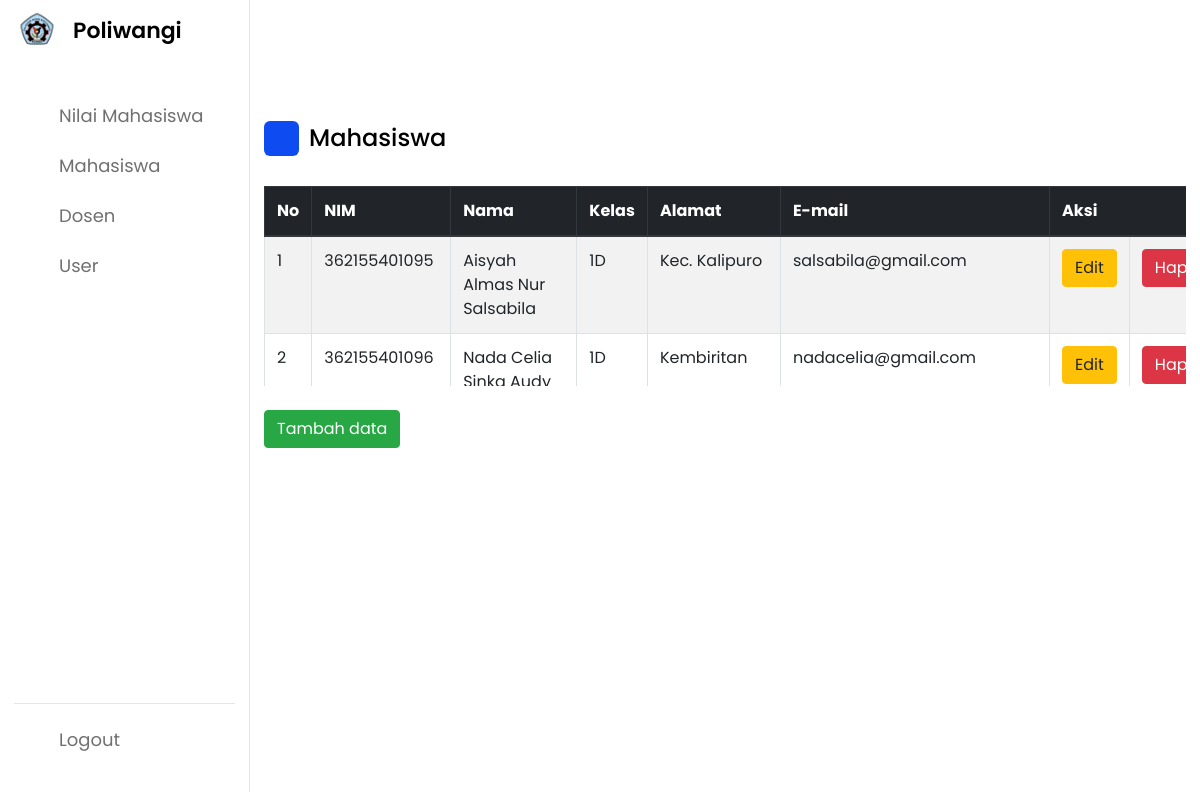
The page /mahasiswa.php on the database its author committed.
### tables this page shows
CREATE TABLE `tb_mahasiswa` (
  `Id` int(11) NOT NULL,
  `Nama_Mahasiswa` varchar(45) DEFAULT NULL,
  `NIM` varchar(45) DEFAULT NULL,
  `Kelas` varchar(45) DEFAULT NULL,
  `Email` varchar(45) DEFAULT NULL,
  `Alamat` varchar(45) DEFAULT NULL,
  `User_Id` int(11) DEFAULT NULL,
  `Anggota_Kelompok_Id` int(11) DEFAULT NULL
);

### objekmahasiswa.php (called while the page is built, shortened)
<?php
Class Mahasiswa {
    public function AmbilDataMahasiswa() {
        include ("koneksi.php");
        $query = "select * from tb_mahasiswa order by NIM asc ";
        $mysql = mysqli_query($koneksi,$query);
        return $mysql;
    }
}
?>

### mahasiswa.php (the view, shortened to what this page needs)
<?php
include ("objekmahasiswa.php");
$mahasiswa = new Mahasiswa();
?>
<!DOCTYPE html>
<html lang="en">
<head>
    <link rel="stylesheet" href="mahasiswa-style.css">
    <link rel="stylesheet" href="https://unicons.iconscout.com/release/v4.0.0/css/line.css">
    <link rel="stylesheet" href="https://cdn.jsdelivr.net/npm/bootstrap@4.0.0/dist/css/bootstrap.min.css">
</head>
<body>
    <nav>
        <div class="logo-name">
            <div class="logo-image">
                <img src="asset/poliwangi.png" alt="">
            </div>
            <span class="logo_name">Poliwangi</span>
        </div>
        <div class="menu-items">
            <ul class="nav-links">
                <li><a href="admin.php">
                        <i class="uil uil-file-graph"></i>
                        <span class="link-name">Nilai Mahasiswa</span>
                    </a></li>
                <li><a href="mahasiswa.php">
                        <i class="uil uil-book-reader"></i>
                        <span class="link-name">Mahasiswa</span>
                    </a></li>
                <li><a href="dosen.php">
                        <i class="uil uil-user-md"></i>
                        <span class="link-name">Dosen</span>
                    </a></li>
                <li><a href="user-plus.php">
                        <i class="uil uil-user-plus"></i>
                        <span class="link-name">User</span>
                    </a></li>
            </ul>
            <ul class="logout-mode">
                <li><a href="index.php">
                        <i class="uil uil-sign-out-alt"></i>
                        <span class="link-name">Logout</span>
                    </a></li>
                <li class="mode">
                    <div class="mode-toggle">
                    </div>
                </li>
            </ul>
        </div>
    </nav>
    <section class="dashboard">
        <div class="top">
        </div>
        <div class="dash-content">
            <div class="overview">
                <div class="title">
                    <i class="uil uil-book-reader"></i>
                    <span class="text">Mahasiswa</span>
                </div>
                <div class="table-wrapper-scroll-y my-custom-scrollbar" style="overflow-y:auto;">
                <table class="table table-bordered table-striped mb-0" border="1" >
                    <thead class="thead-dark">
                        <tr>
                            <th scope="col">No</th>
                            <th scope="col">NIM</th>
                            <th scope="col">Nama</th>
                            <th scope="col">Kelas</th>
                            <th scope="col">Alamat</th>
                            <th scope="col">E-mail</th>
                            <th scope="col" colspan="2">Aksi</th>
                        </tr>
                    </thead>
                        <?php
                        $mysql = $mahasiswa->AmbilDataMahasiswa();
                        $i = 1;
                        while ($tampil = mysqli_fetch_assoc($mysql)) {
                            echo "
                    <tr>
                        <td>$i</td>
                        <td>$tampil[NIM]</td>
                        <td>$tampil[Nama_Mahasiswa]</td>
                        <td>$tampil[Kelas]</td>
                        <td>$tampil[Alamat]</td>
                        <td>$tampil[Email]</td>
                        <td>
                        <a href='edit-mahasiswa.php?Id=$tampil[Id]' class='btn btn-warning'>Edit</a>
                        </td>
                        <td>
                        <a href='hapusmahasiswa.php?Id=$tampil[Id]?' class='btn btn-danger' onClick=\"return confirm('Apakah anda yakin?');\">Hapus</a>
                        </td>
                    </tr>
                    ";
                            $i++;
                        }
                        ?>
                    </table>
                </div>
                <br>
            </div>
            <div>
                <a href='mahasiswa-plus.php' class='btn btn-success'>Tambah data</a>
            </div>
    </section>
</body>
</html>

### mahasiswa-style.css (style rules this page uses)
* { margin: 0; padding: 0; box-sizing: border-box; font-family: 'Poppins', sans-serif; }
:root { --primary-color: #0E4BF1; --panel-color: #FFF; --text-color: #000; --black-light-color: #707070; --border-color: #e6e5e5; --toggle-color: #DDD; --box1-color: #4DA3FF; --box2-color: #FFE6AC; --box3-color: #E7D1FC; --title-icon-color: #fff; --tran-05: all 0.5s ease; --tran-03: all 0.3s ease; --tran-03: all 0.2s ease; }
body { min-height: 100vh; background-color: var(--primary-color); }
nav { position: fixed; top: 0; left: 0; height: 100%; width: 250px; padding: 10px 14px; background-color: var(--panel-color); border-right: 1px solid var(--border-color); transition: var(--tran-05); }
nav .logo-name { display: flex; align-items: center; }
nav .logo-image { display: flex; justify-content: center; min-width: 45px; }
nav .logo-image img { width: 40px; object-fit: cover; border-radius: 50%; }
nav .logo-name .logo_name { font-size: 22px; font-weight: 600; color: var(--text-color); margin-left: 14px; transition: var(--tran-05); }
nav .menu-items { margin-top: 40px; height: calc(100% - 90px); display: flex; flex-direction: column; justify-content: space-between; }
.menu-items li { list-style: none; }
.menu-items li a { display: flex; align-items: center; height: 50px; text-decoration: none; position: relative; }
.menu-items li a i { font-size: 24px; min-width: 45px; height: 100%; display: flex; align-items: center; justify-content: center; color: var(--black-light-color); }
.menu-items li a .link-name { font-size: 18px; font-weight: 400; color: var(--black-light-color); transition: var(--tran-05); }
.menu-items .logout-mode { padding-top: 10px; border-top: 1px solid var(--border-color); }
.menu-items .mode { display: flex; align-items: center; white-space: nowrap; }
.menu-items .mode-toggle { position: absolute; right: 14px; height: 50px; min-width: 45px; display: flex; align-items: center; justify-content: center; cursor: pointer; }
.dashboard { position: relative; left: 250px; background-color: var(--panel-color); min-height: 100vh; width: calc(100% - 250px); padding: 10px 14px; transition: var(--tran-05); }
.dashboard .top { position: fixed; top: 0; left: 250px; display: flex; width: calc(100% - 250px); justify-content: space-between; align-items: center; padding: 10px 14px; background-color: (--panel-color); transition: var(--tran-05); z-index: 10; }
.dashboard .dash-content { padding-top: 50px; }
.dash-content .title { display: flex; align-items: center; margin: 60px 0 30px 0; }
.dash-content .title i { position: relative; height: 35px; width: 35px; background-color: var(--primary-color); border-radius: 6px; color: var(--title-icon-color); display: flex; align-items: center; justify-content: center; font-size: 24px; }
.dash-content .title .text { font-size: 24px; font-weight: 500; color: var(--text-color); margin-left: 10px; }
.my-custom-scrollbar { position: relative; height: 200px; overflow: auto; }
.table-wrapper-scroll-y { display: block; }

### rows shown on the page
tb_mahasiswa: NIM "362155401095", Nama_Mahasiswa "Aisyah Almas Nur Salsabila", Kelas "1D", Alamat "Kec. Kalipuro", Email "salsabila@gmail.com"
tb_mahasiswa: NIM "362155401096", Nama_Mahasiswa "Nada Celia…", Kelas "1D", Alamat "Kembiritan", Email "nadacelia@gmail.com"
